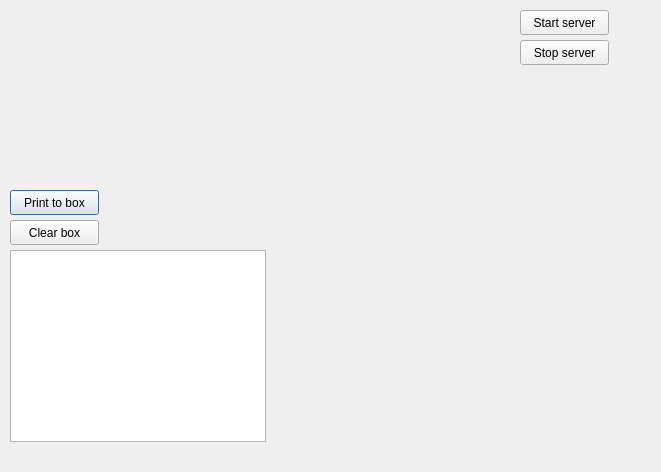
<?xml version="1.0" encoding="UTF-8"?>
<ui version="4.0">
 <class>tcp_server</class>
 <widget class="QDialog" name="tcp_server">
  <property name="geometry">
   <rect>
    <x>0</x>
    <y>0</y>
    <width>661</width>
    <height>472</height>
   </rect>
  </property>
  <property name="windowTitle">
   <string>tcp_server_lv</string>
  </property>
  <widget class="QPushButton" name="button_print_to_box">
   <property name="geometry">
    <rect>
     <x>10</x>
     <y>190</y>
     <width>89</width>
     <height>25</height>
    </rect>
   </property>
   <property name="text">
    <string>Print to box</string>
   </property>
  </widget>
  <widget class="QPushButton" name="button_stop_server">
   <property name="geometry">
    <rect>
     <x>520</x>
     <y>40</y>
     <width>89</width>
     <height>25</height>
    </rect>
   </property>
   <property name="text">
    <string>Stop server</string>
   </property>
  </widget>
  <widget class="QTextBrowser" name="textBrowser">
   <property name="geometry">
    <rect>
     <x>10</x>
     <y>250</y>
     <width>256</width>
     <height>192</height>
    </rect>
   </property>
  </widget>
  <widget class="QPushButton" name="button_start_server">
   <property name="geometry">
    <rect>
     <x>520</x>
     <y>10</y>
     <width>89</width>
     <height>25</height>
    </rect>
   </property>
   <property name="text">
    <string>Start server</string>
   </property>
  </widget>
  <widget class="QPushButton" name="button_clear_box">
   <property name="geometry">
    <rect>
     <x>10</x>
     <y>220</y>
     <width>89</width>
     <height>25</height>
    </rect>
   </property>
   <property name="text">
    <string>Clear box</string>
   </property>
  </widget>
 </widget>
 <tabstops>
  <tabstop>button_print_to_box</tabstop>
  <tabstop>button_stop_server</tabstop>
 </tabstops>
 <resources/>
 <connections/>
</ui>
